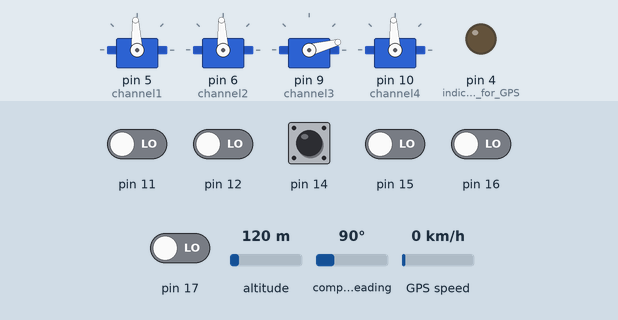
Simulated run of this sketch. Board: Arduino Uno, built with avr-gcc and run on an emulated ATmega328P. On the bench: 4 × servo, output pins drawn as LEDs (lit = HIGH). Dashed ring = blinking. Inputs (shaded band) come from the test bench; at power-on: pin 11, pin 12, pin 14–17 LOW, altitude 120 m, compass heading 90°, GPS speed 0 km/h. The GPS gets a fix after 3 s at 37.7749, -122.4194 with 8 satellites; what the sketch prints to the serial monitor is not drawn.

Above: at 2.5 s.
2.6 s: pin 14 pulsed HIGH 2 times (0.12 s each, 0.3 s apart)
At 3.2 s:
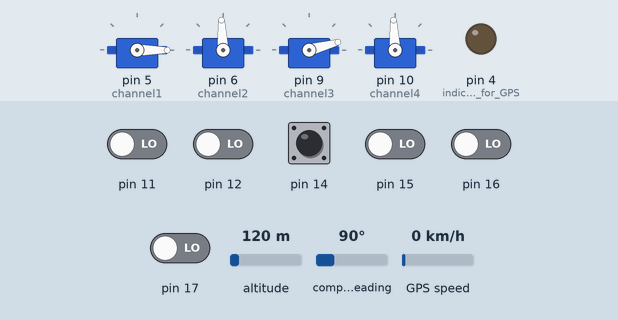
At 4.1 s:
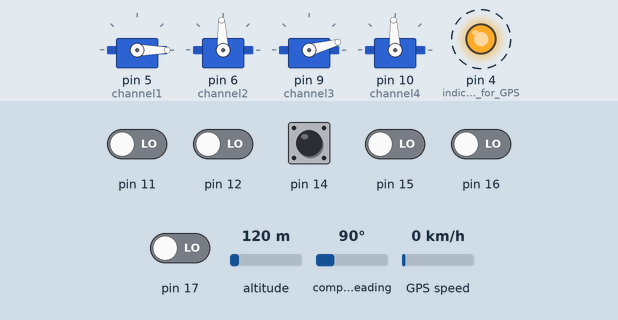
Timing chart, 0 to 12.3 s (numbered marks = the images above; inputs shaded):
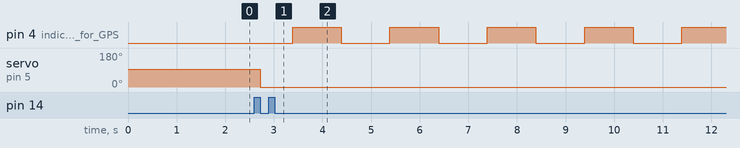

Measured:
- after the input at 2.6 s, servo on pin 5 (channel1): 93° → 0° after 0.12 s
- by itself, pin 4 (indicator_LED_for_GPS): alternates HIGH for 1.0 s and LOW for 1.0 s

The sketch:

final_Gps_hold.ino
```cpp
#include<Servo.h>
Servo channel1,channel2,channel3,channel4;// Aieloron,Elevation,throttle,Yaw

//PortC interrupt control A0-A3  and PortB D11,D12 are used to read the  6 channel inputs from the Rx
//variables used to read input from channel 1,2,3 ,4,5,6
unsigned long  counter_1,counter_2,counter_3,counter_4,counter_5,counter_6, current_count;
byte last_CH1_state,last_CH2_state,last_CH3_state,last_CH4_state,last_CH5_state,last_CH6_state;

//initial Variable declaration  for 6 channel outputs
float channel1Output=1500,channel2Output=1500,channel3Output=1000,channel4Output=1500,channel5Output=1000,channel6Output=1000;
float final1Out=1500,final2Out=1500,final3Out=1000,final4Out=1500;

//for compass
#include <Wire.h>
#include <MechaQMC5883.h>
int x,y,z,azimuth,compass_initial,compass_current;
int p_mag=5,yaw_change=0;     //direction control works pretty well with just P controller
MechaQMC5883 qmc;

//for GPS
#include "TinyGPS++.h"
TinyGPSPlus gps;//This is the GPS object that will pretty much do all the grunt work with the NMEA data
float initial_lat=0,initial_lng=0,current_lat=0,current_lng=0,previous_lat=0,previous_lng=0,actual_lat=0,actual_lng=0;

float p_lat=0,p_lng=0,d_lat=0,d_lng=0,p_val=0;      //First adjust p value keeping d as 0 .....Next as oscillation starts  set d value to add drag .
float Ail_change=0,Ele_change=0,lat_add=0,lng_add=0;
int stat=1,c=0,tim=1,counter=0;
int limit_val=500;
```

ISR.ino
```cpp
ISR(PCINT1_vect){

  //First we take the current count value in micro seconds using the micros() function
  current_count = micros();

  ///////////////////////////////////////Channel 1
  if(PINC & B00000001 )
  {                             //pin A0 - B00000001
    if(last_CH1_state == 0)
    {
      last_CH1_state = 1;
      counter_1 = current_count;
    }
  }
  else if(last_CH1_state == 1)
  {
    last_CH1_state = 0;
    channel1Output = current_count - counter_1;
  }

  ///////////////////////////////////////Channel 2
  if(PINC & B00000010 )
  {                             //pin A1 - B00000010
    if(last_CH2_state == 0)
    {
      last_CH2_state = 1;
      counter_2 = current_count;
    }
  }
  else if(last_CH2_state == 1)
  {
    last_CH2_state = 0;
    channel2Output = current_count - counter_2;
  }

  ///////////////////////////////////////Channel 3
  if(PINC & B00000100 )
  {                             //pin A2 - B00000100
    if(last_CH3_state == 0)
    {
      last_CH3_state = 1;
      counter_3 = current_count;
    }
  }
  else if(last_CH3_state == 1)
  {
    last_CH3_state = 0;
    channel3Output = current_count - counter_3;
  }

  ///////////////////////////////////////Channel 4
  if(PINC & B00001000 )
  {                             //pin A3 - B00001000
    if(last_CH4_state == 0)
    {
      last_CH4_state = 1;
      counter_4 = current_count;
    }
  }
  else if(last_CH4_state == 1)
  {
    last_CH4_state = 0;
    channel4Output = current_count - counter_4;
  }
}


ISR(PCINT0_vect){

  //First we take the current count value in micro seconds using the micros() function
  current_count = micros();

  ///////////////////////////////////////Channel 5
  if(PINB & B00001000 )
  {                             //pin D11 - B00001000
    if(last_CH5_state == 0)
    {
      last_CH5_state = 1;
      counter_5 = current_count;
    }
  }
  else if(last_CH5_state == 1)
  {
    last_CH5_state = 0;
    channel5Output = current_count - counter_5;
  }


  ///////////////////////////////////////Channel 6
  if(PINB & B00010000 )
  {                             //pin A5 - B00010000
    if(last_CH6_state == 0)
    {
      last_CH6_state = 1;
      counter_6 = current_count;
    }
  }
  else if(last_CH6_state == 1)
  {
    last_CH6_state = 0;
    channel6Output = current_count - counter_6;
  }
}
```

loop.ino
```cpp
void loop()
{
  final1Out=channel1Output;
  final2Out=channel2Output;
  final3Out=map(channel3Output,1200,1856,1000,2000);
  final4Out=channel4Output;


  p_val=map(channel6Output,1100,2000,0,10);
  if(p_val<0)
     p_val=0;
  d_lat=-1*1000000,d_lng=1*1000000;
  p_lat=1*p_val*1000000,p_lng=-1*p_val*1000000;


  while(Serial.available())//While there are characters to come from the GPS
  {
    gps.encode(Serial.read());//This feeds the serial NMEA data into the library one char at a time
  }
  if(gps.location.isUpdated())//This will pretty much be fired all the time anyway but will at least reduce it to only after a package of NMEA data comes in
  {
    digitalWrite(4,stat);
    if(stat==0)
      stat=1;
    else
      stat=0;
    //save previous location point first
    previous_lat=current_lat;
    previous_lng=current_lng;
    current_lat=gps.location.lat();      //These actual values get updated in every 200ms i.e 5hz
    current_lng=gps.location.lng();

  }

   switch (int((channel5Output-1000)/300))//covert output of the channel 5 to 0,1,2,3   //Mode change using channel5
    {
      case 0: //normal mode (initial state should always be front facing north)
              //compass value updated till mode changed
              qmc.read(&x, &y, &z,&azimuth);
              compass_initial=azimuth;  //make sure Front is facing towards north for GPS Hold feature to work
              initial_lat=current_lat;
              initial_lng=current_lng;
              break;
      case 1://yaw hold mode
              //compass value update for direction hold
              qmc.read(&x, &y, &z,&azimuth);
              compass_current=azimuth;
              yaw_change=p_mag*(compass_current-compass_initial);
              final4Out+=yaw_change;
              initial_lat=current_lat;
              initial_lng=current_lng;
              break;
     case 2:case 3: //GPS Hold Mode
              //compass value update  for direction hold
              qmc.read(&x, &y, &z,&azimuth);
              compass_current=azimuth;
              yaw_change=p_mag*(compass_current-compass_initial);
              final4Out+=yaw_change;


              //GPS position based calculations for Aileron and Elevation to control the left/right, front/back motion
              Ail_change=p_lng*(current_lng-initial_lng) + d_lng*(current_lng-previous_lng);
              Ele_change=p_lat*(current_lat-initial_lat) + d_lat*(current_lat-previous_lat);
              limit_val=200;
              //Limit the maximum corrections to limit_val=300, so that the bot does not tilt too much
              if(abs(Ail_change)>limit_val){
               Ail_change=limit_val*(abs(Ail_change)/Ail_change);
               }
              if(abs(Ele_change)>limit_val){
               Ele_change=limit_val*(abs(Ele_change)/Ele_change);
               }


              final1Out+=Ail_change;
              final2Out+=Ele_change;
              break;
    }
  channel1.writeMicroseconds(final1Out);  //Aileron
  channel2.writeMicroseconds(final2Out);  //Elevation
  channel3.writeMicroseconds(final3Out);  //Throttle
  channel4.writeMicroseconds(final4Out);  //Yaw

}
```

setup.ino
```cpp
void setup()
{
  //For GPS Part
  Serial.begin(9600); //Initiially GPS starts at 9600 baud rate
  delay(250);
  //Disable GPGSV messages by. using the ublox protocol.
  uint8_t Disable_GPGSV[11] = {0xB5, 0x62, 0x06, 0x01, 0x03, 0x00, 0xF0, 0x03, 0x00, 0xFD, 0x15};
  Serial.write(Disable_GPGSV, 11);
  delay(350);   //A small delay is added to give the GPS some time to respond @ 9600bps.
  //Set the refresh rate to 5Hz by using the ublox protocol.
  uint8_t Set_to_5Hz[14] = {0xB5, 0x62, 0x06, 0x08, 0x06, 0x00, 0xC8, 0x00, 0x01, 0x00, 0x01, 0x00, 0xDE, 0x6A};
  Serial.write(Set_to_5Hz, 14);
  delay(350);   //A small delay is added to give the GPS some time to respond @ 9600bps.
  //Set the baud rate to 57.6kbps by using the ublox protocol.
  uint8_t Set_to_57kbps[28] = {0xB5, 0x62, 0x06, 0x00, 0x14, 0x00, 0x01, 0x00, 0x00, 0x00, 0xD0, 0x08, 0x00, 0x00,
                               0x00, 0xE1, 0x00, 0x00, 0x07, 0x00, 0x07, 0x00, 0x00, 0x00, 0x00, 0x00, 0xE2, 0xE1
                              };
  Serial.write(Set_to_57kbps, 28);
  delay(200);
  Serial.begin(57600);
  delay(200);
  pinMode(4,OUTPUT); // indicator LED for GPS
  digitalWrite(4,0 );


  //for SOftware interrupts port C
  PCICR |= (1 << PCIE1);    //enable PCMSK0 scan
  PCMSK1 |= (1 << PCINT8);  //Set pin A0 trigger an interrupt on state change.
  PCMSK1 |= (1 << PCINT9);  //Set pin A1 trigger an interrupt on state change.
  PCMSK1 |= (1 << PCINT10);  //Set pin A2 trigger an interrupt on state change.
  PCMSK1 |= (1 << PCINT11);  //Set pin A3 trigger an interrupt on state change.
  //for SOftware interrupts port B
  PCICR |= (1 << PCIE0);    //enable PCMSK0 scan
  PCMSK0 |= (1 << PCINT3);  //Set pin D11 trigger an interrupt on state change.
  PCMSK0 |= (1 << PCINT4);  //Set pin D12 trigger an interrupt on state change.

 //For compass part
  Wire.begin();
  qmc.init();

  //Aileron
  channel1.attach(5);
  channel1.writeMicroseconds(1500);
  //Elevation
  channel2.attach(6);
  channel2.writeMicroseconds(1500);
  //Throttle
  channel3.attach(9);
  channel3.writeMicroseconds(1000);
  //yaw
  channel4.attach(10);
  channel4.writeMicroseconds(1500);//initial yaw value is 1500 i.e at centre

}
```
